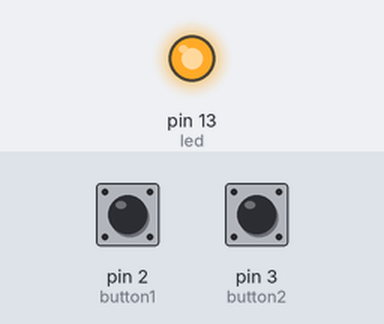
A sketch run on a simulated Arduino Uno, built with avr-gcc and run on an emulated ATmega328P. Parts: output pins drawn as LEDs (lit = HIGH). The inputs (shaded band) are chosen by the test bench; at power-on: pin 2 (button1) LOW, pin 3 (button2) HIGH.

Above: at 1.2 s.
1.3 s: pin 2 (button1) pulled HIGH for 0.15 s
At 1.37 s:
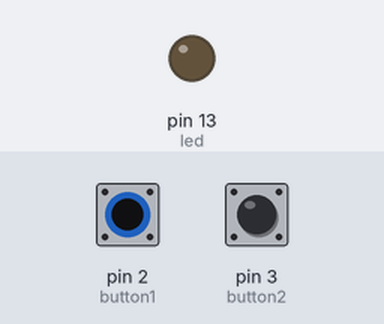
2.9 s: pin 2 (button1) pulled HIGH for 3.2 s
At 7.1 s:
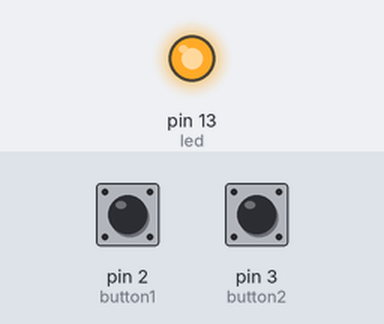
7.6 s: pin 3 (button2) pulled LOW for 3.2 s
At 8.2 s:
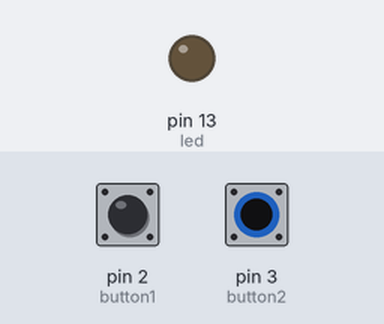
Timing chart, 0 to 12.3 s (numbered marks = the images above; inputs shaded):
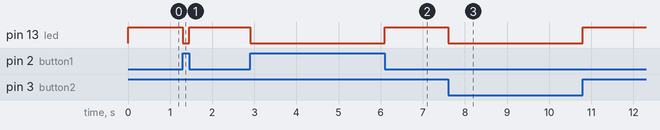

The sketch:

2_button_1_led1.ino
```cpp
#define led 13
#define button1 2
#define button2 3
int val1=0;
int val2=0;

void setup()
{
  pinMode(button1, INPUT);
  pinMode(button2, INPUT);
  pinMode(led, OUTPUT);
  Serial.begin(9600);
}

void loop()
{
  val1=digitalRead(button1);
  val2=digitalRead(button2);
  if(val2==val1)
  {
    digitalWrite(led,LOW);
  }
  else
  {
    digitalWrite(led,HIGH);
  }
}
```

Measured:
- after the input at 1.3 s, pin 13 (led): HIGH → LOW at once, → HIGH 0.15 s later
- after the input at 2.9 s, pin 13 (led): HIGH → LOW at once, → HIGH 3.2 s later
- after the input at 7.6 s, pin 13 (led): HIGH → LOW at once, → HIGH 3.2 s later
